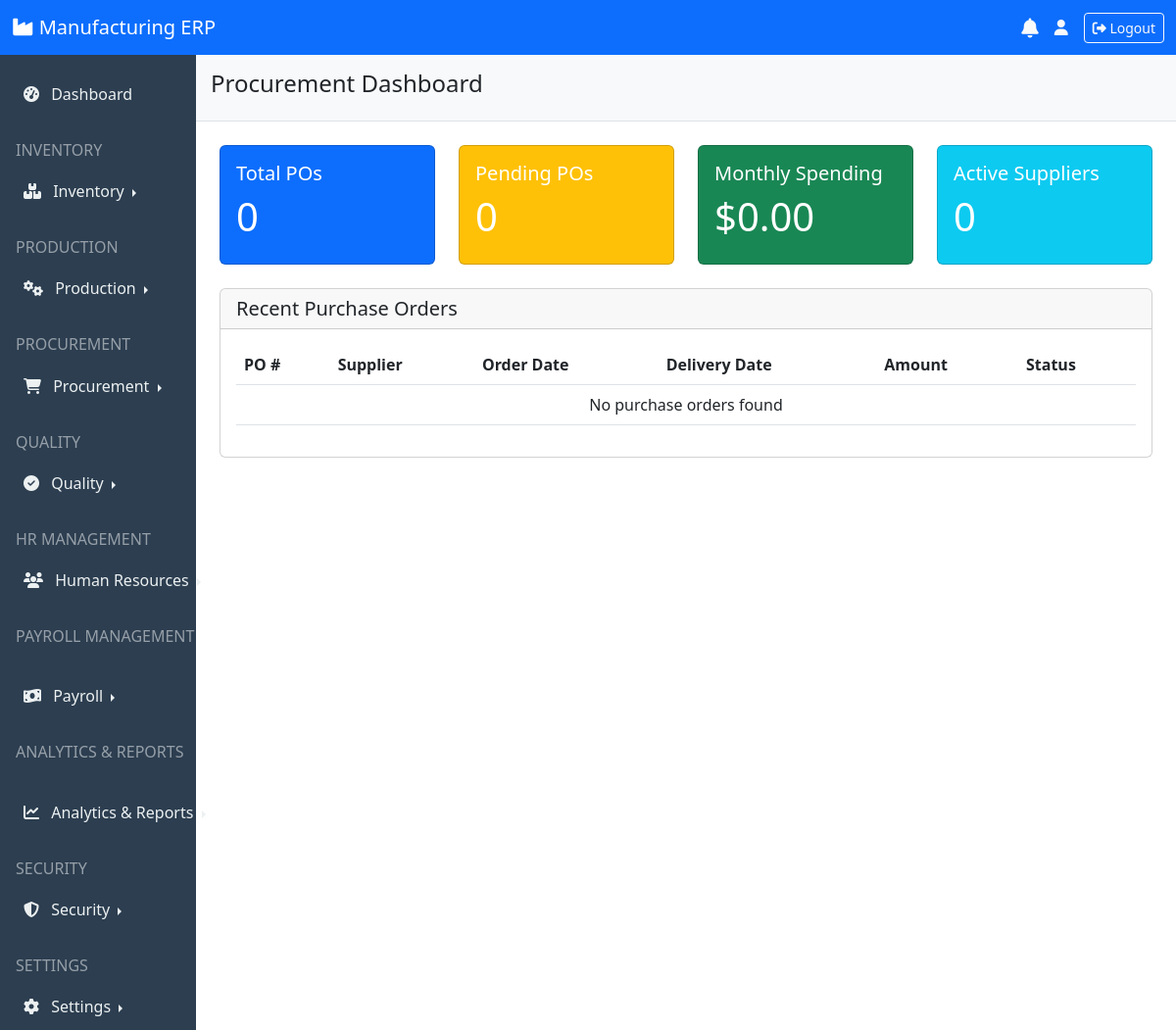
/procurement/dashboard/, run on an earlier commit of the app's database.
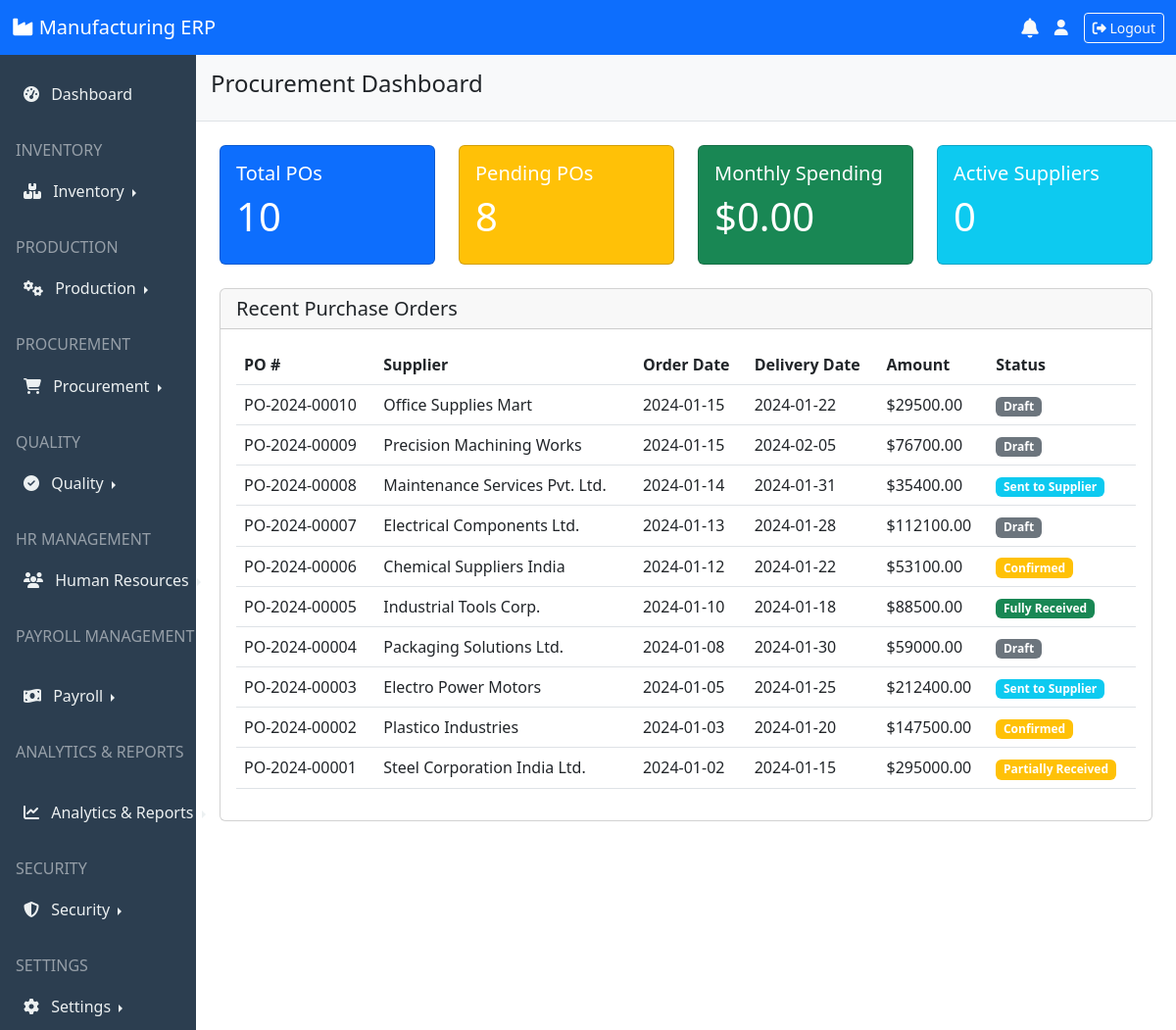
And on a later commit of the database.
### procurement/models.py (models this page shows, shortened)
class PurchaseOrder(TimeStampedModel):
    ORDER_STATUS = [
        ('draft', 'Draft'),
        ('sent', 'Sent to Supplier'),
        ('confirmed', 'Confirmed'),
        ('partial', 'Partially Received'),
        ('received', 'Fully Received'),
        ('cancelled', 'Cancelled'),
        ('closed', 'Closed'),
    ]
    po_number = models.CharField(max_length=50, unique=True)
    supplier = models.ForeignKey(Supplier, on_delete=models.PROTECT)
    order_date = models.DateField()
    expected_delivery = models.DateField()
    status = models.CharField(max_length=20, choices=ORDER_STATUS, default='draft')
    delivery_address = models.TextField()
    terms_conditions = models.TextField(blank=True)
    total_amount = models.DecimalField(max_digits=12, decimal_places=2, default=0)
    tax_amount = models.DecimalField(max_digits=12, decimal_places=2, default=0)
    grand_total = models.DecimalField(max_digits=12, decimal_places=2, default=0)
    notes = models.TextField(blank=True)

class Supplier(TimeStampedModel):
    SUPPLIER_TYPES = [
        ('material', 'Raw Material Supplier'),
        ('equipment', 'Equipment Supplier'),
        ('service', 'Service Provider'),
        ('other', 'Other'),
    ]
    code = models.CharField(max_length=20, unique=True)
    name = models.CharField(max_length=200)
    supplier_type = models.CharField(max_length=20, choices=SUPPLIER_TYPES, default='material')
    contact_person = models.CharField(max_length=100)
    email = models.EmailField()
    phone = models.CharField(max_length=20)
    address = models.TextField()
    tax_id = models.CharField(max_length=50, blank=True)
    payment_terms = models.CharField(max_length=100, blank=True)
    credit_limit = models.DecimalField(max_digits=12, decimal_places=2, default=0)
    current_balance = models.DecimalField(max_digits=12, decimal_places=2, default=0)
    is_active = models.BooleanField(default=True)

### procurement/views.py (the view)
# urls.py: path('dashboard/', views.procurement_dashboard, name='dashboard'),
def procurement_dashboard(request):
    from datetime import datetime, timedelta
    today = datetime.now().date()
    month_start = today.replace(day=1)
    total_pos = PurchaseOrder.objects.count()
    pending_pos = PurchaseOrder.objects.filter(
        status__in=['draft', 'sent', 'confirmed']
    ).count()
    monthly_spending = PurchaseOrder.objects.filter(
        order_date__gte=month_start,
        status__in=['received', 'partial']
    ).aggregate(total=Sum('grand_total'))['total'] or 0
    active_suppliers = Supplier.objects.filter(is_active=True).count()
    recent_pos = PurchaseOrder.objects.select_related('supplier').order_by('-created_at')[:10]
    context = {
        'total_pos': total_pos,
        'pending_pos': pending_pos,
        'monthly_spending': monthly_spending,
        'active_suppliers': active_suppliers,
        'recent_pos': recent_pos,
    }
    return render(request, 'procurement/dashboard.html', context)

### templates/procurement/dashboard.html (shortened to what this page needs)
{% extends 'base.html' %}
{% block page_title %}Procurement Dashboard{% endblock %}
{% block content %}
<div class="row">
    <div class="col-md-3 mb-4">
        <div class="card bg-primary text-white">
            <div class="card-body">
                <h5 class="card-title">Total POs</h5>
                <h2 class="display-6">{{ total_pos }}</h2>
            </div>
        </div>
    </div>
    <div class="col-md-3 mb-4">
        <div class="card bg-warning text-white">
            <div class="card-body">
                <h5 class="card-title">Pending POs</h5>
                <h2 class="display-6">{{ pending_pos }}</h2>
            </div>
        </div>
    </div>
    <div class="col-md-3 mb-4">
        <div class="card bg-success text-white">
            <div class="card-body">
                <h5 class="card-title">Monthly Spending</h5>
                <h2 class="display-6">${{ monthly_spending|floatformat:2 }}</h2>
            </div>
        </div>
    </div>
    <div class="col-md-3 mb-4">
        <div class="card bg-info text-white">
            <div class="card-body">
                <h5 class="card-title">Active Suppliers</h5>
                <h2 class="display-6">0</h2>
            </div>
        </div>
    </div>
</div>
<div class="row">
    <div class="col-md-12">
        <div class="card">
            <div class="card-header">
                <h5 class="card-title mb-0">Recent Purchase Orders</h5>
            </div>
            <div class="card-body">
                <div class="table-responsive">
                    <table class="table table-hover">
                        <thead>
                            <tr>
                                <th>PO #</th>
                                <th>Supplier</th>
                                <th>Order Date</th>
                                <th>Delivery Date</th>
                                <th>Amount</th>
                                <th>Status</th>
                            </tr>
                        </thead>
                        <tbody>
                            {% for po in recent_pos %}
                            <tr>
                                <td>{{ po.po_number }}</td>
                                <td>{{ po.supplier.name }}</td>
                                <td>{{ po.order_date|date:"Y-m-d" }}</td>
                                <td>{{ po.expected_delivery|date:"Y-m-d" }}</td>
                                <td>${{ po.grand_total|floatformat:2 }}</td>
                                <td>
                                    <span class="badge bg-{% if po.status == 'received' %}success
                                                         {% elif po.status == 'draft' %}secondary
                                                         {% elif po.status == 'sent' %}info
                                                         {% elif po.status == 'cancelled' %}danger
                                                         {% else %}warning{% endif %}">
                                        {{ po.get_status_display }}
                                    </span>
                                </td>
                            </tr>
                            {% empty %}
                            <tr>
                                <td colspan="6" class="text-center">No purchase orders found</td>
                            </tr>
                            {% endfor %}
                        </tbody>
                    </table>
                </div>
            </div>
        </div>
    </div>
</div>
{% endblock %}

What changed in the data, as far as the page shows it:
added PurchaseOrder: po_number "PO-2024-00010", supplier.name "Office Supplies Mart", order_date "2024-01-15", expected_delivery "2024-01-22", grand_total "29500.00", status "Draft"
added PurchaseOrder: po_number "PO-2024-00009", supplier.name "Precision Machining Works", order_date "2024-01-15", expected_delivery "2024-02-05", grand_total "76700.00", status "Draft"
added PurchaseOrder: po_number "PO-2024-00008", supplier.name "Maintenance Services Pvt. Ltd.", order_date "2024-01-14", expected_delivery "2024-01-31", grand_total "35400.00", status "Sent to Supplier"
added PurchaseOrder: po_number "PO-2024-00007", supplier.name "Electrical Components Ltd.", order_date "2024-01-13", expected_delivery "2024-01-28", grand_total "112100.00", status "Draft"
added PurchaseOrder: po_number "PO-2024-00006", supplier.name "Chemical Suppliers India", order_date "2024-01-12", expected_delivery "2024-01-22", grand_total "53100.00", status "Confirmed"
added PurchaseOrder: po_number "PO-2024-00005", supplier.name "Industrial Tools Corp.", order_date "2024-01-10", expected_delivery "2024-01-18", grand_total "88500.00", status "Fully Received"
added PurchaseOrder: po_number "PO-2024-00004", supplier.name "Packaging Solutions Ltd.", order_date "2024-01-08", expected_delivery "2024-01-30", grand_total "59000.00", status "Draft"
added PurchaseOrder: po_number "PO-2024-00003", supplier.name "Electro Power Motors", order_date "2024-01-05", expected_delivery "2024-01-25", grand_total "212400.00", status "Sent to Supplier"
added PurchaseOrder: po_number "PO-2024-00002", supplier.name "Plastico Industries", order_date "2024-01-03", expected_delivery "2024-01-20", grand_total "147500.00", status "Confirmed"
added PurchaseOrder: po_number "PO-2024-00001", supplier.name "Steel Corporation India Ltd.", order_date "2024-01-02", expected_delivery "2024-01-15", grand_total "295000.00", status "Partially Received"
Also different on the page:
{{ total_pos }}: "0" → "10"
{{ pending_pos }}: "0" → "8"
text no longer shown: "No purchase orders found"
